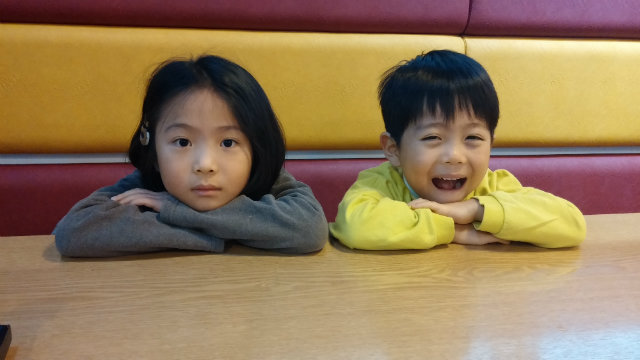
#> input picture img/children.jpg, 640 x 360 px
$ python 17filterEdge.py
#> lines starting #> are read from the running program, lines starting #| are printed output that depends on the picture
import cv2
import numpy as np

img = cv2.imread("./img/children.jpg")
#> img is the input picture: shape (360, 640, 3); mean B, G, R 87.7, 120.7, 145.5
gray = cv2.cvtColor(img, cv2.COLOR_BGR2GRAY)
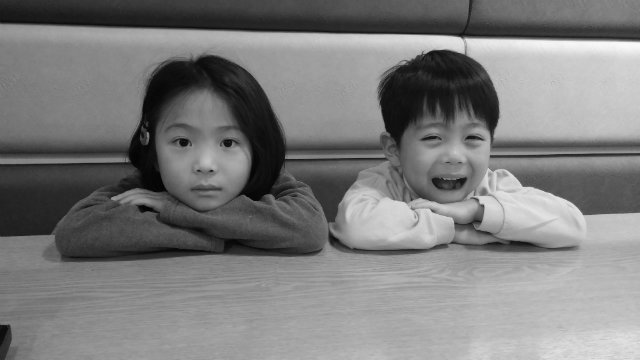
#> gray: shape (360, 640); min 0, max 251, mean 124.4

gx_kernel = np.array([[-1,1]])
gy_kernel = np.array([[-1], [1]])

edge_gx = cv2.filter2D(img, -1, gx_kernel)
edge_gy = cv2.filter2D(img, -1, gy_kernel)

cv2.imshow("sudoku", img)
cv2.imshow('edge x', edge_gx)
cv2.imshow('edge y', edge_gy)
cv2.waitKey(0)
cv2.destroyAllWindows()

gx_k = np.array([[-1, 0, 1], [-2, 0, 2], [-1, 0, 1]])
gy_k = np.array([[-1,-2,-1], [0,0,0], [1,2,1]])
edge_gxs = cv2.filter2D(img, -1, gx_k)
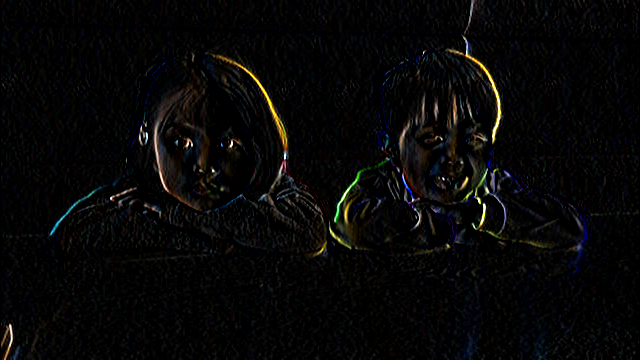
#> edge_gxs: shape (360, 640, 3); mean B, G, R 6.7, 7, 7.3
edge_gys = cv2.filter2D(img, -1, gy_k)
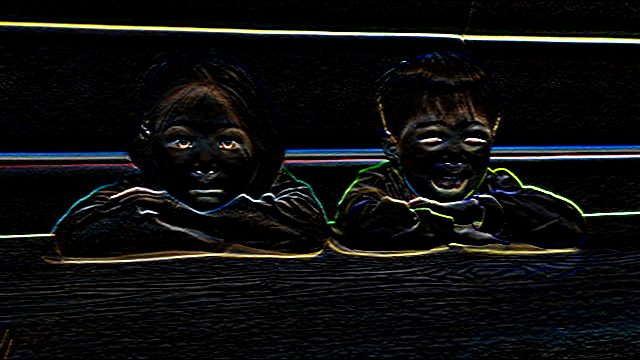
#> edge_gys: shape (360, 640, 3); mean B, G, R 14.6, 14.9, 14.3

sobelx = cv2.Sobel(img, -1, 1, 0, ksize=3)
sobely = cv2.Sobel(img, -1, 0, 1, ksize=3)

cv2.imshow("sudoku", img)
cv2.imshow('sedge x', edge_gxs)
cv2.imshow('sedge y', edge_gys)
cv2.imshow('sobelx', sobelx)
cv2.imshow('sobely', sobely)
cv2.waitKey(0)
cv2.destroyAllWindows()

gx_ksc = np.array([[-3, 0, 3], [-10, 0, 10], [-3, 0, 3]])
gy_ksc = np.array([[-3, -10, -3], [0,0,0], [3,10,3]])
scharx = cv2.filter2D(gray, -1, gx_ksc)
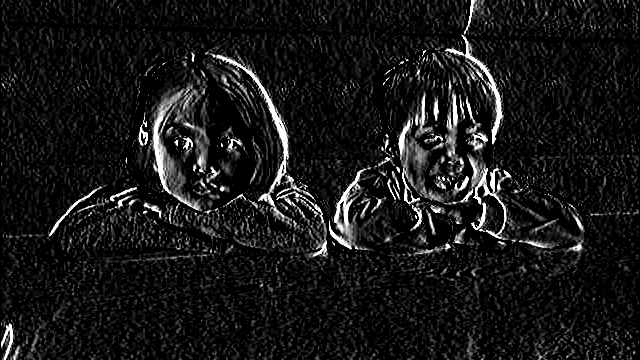
#> scharx: shape (360, 640); min 0, max 255, mean 23.4
schary = cv2.filter2D(gray, -1, gy_ksc)
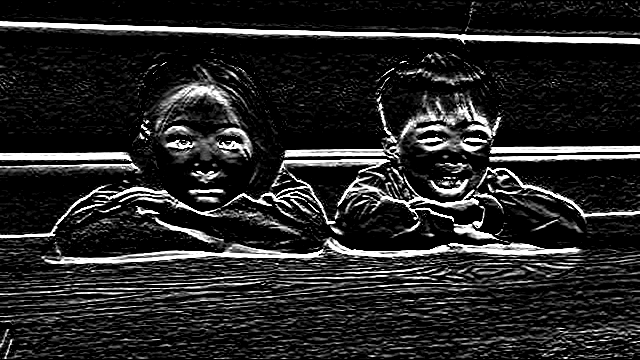
#> schary: shape (360, 640); min 0, max 255, mean 38.2

gx_kl = np.array([[0, 1, 0], [1, -4, 1], [0, 1, 0]])
lapl = cv2.filter2D(gray, -1, gx_kl)
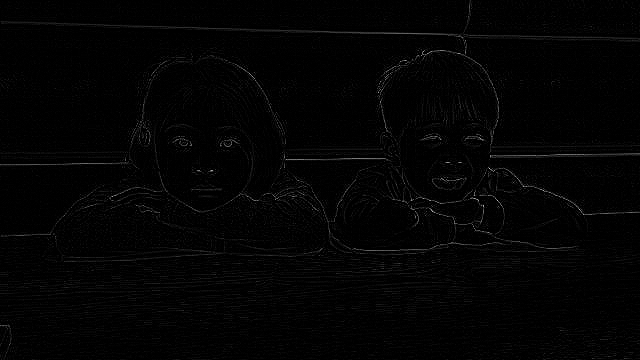
#> lapl: shape (360, 640); min 0, max 209, mean 3.3
laplf = cv2.Laplacian(gray,-1)
canny = cv2.Canny(gray, 50, 150)
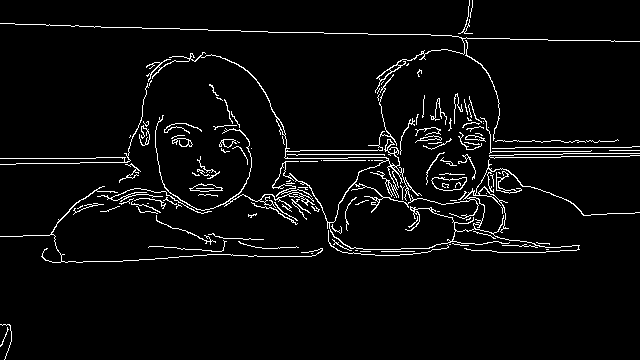
#> canny: shape (360, 640); 4.3% white in thin lines or dots

cv2.imshow('scharx', scharx)
cv2.imshow('schary', schary)
cv2.imshow('laplace', lapl)
cv2.imshow('laplacian', laplf)
cv2.imshow('canny', canny)
cv2.waitKey(0)
cv2.destroyAllWindows()

$ run again, with img/abnormal.jpg copied over img/children.jpg
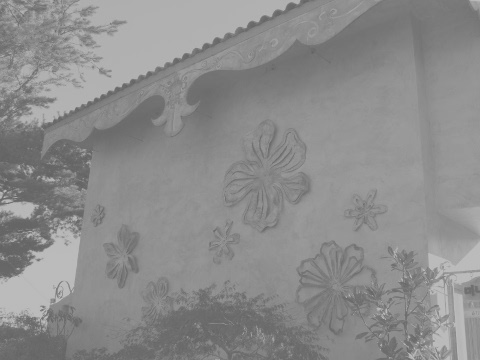
#> input picture img/abnormal.jpg, 480 x 360 px
#> img is the input picture: shape (360, 480, 3); min 96, max 194, mean 140.1
#> `schary = cv2.filter2D(gray, -1, gy_ksc)`:
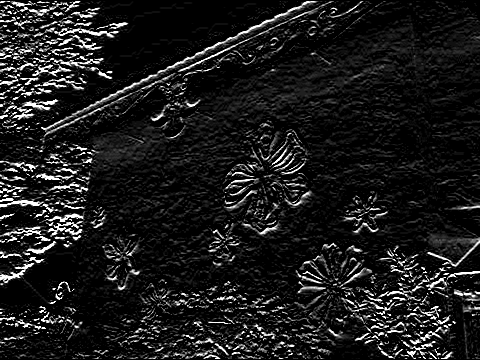
#> schary: shape (360, 480); min 0, max 255, mean 27.9
#> `canny = cv2.Canny(gray, 50, 150)`:
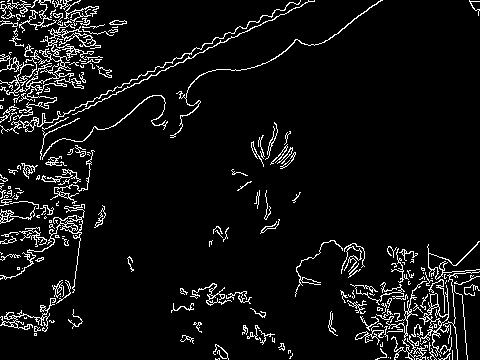
#> canny: shape (360, 480); 6.6% white in thin lines or dots
